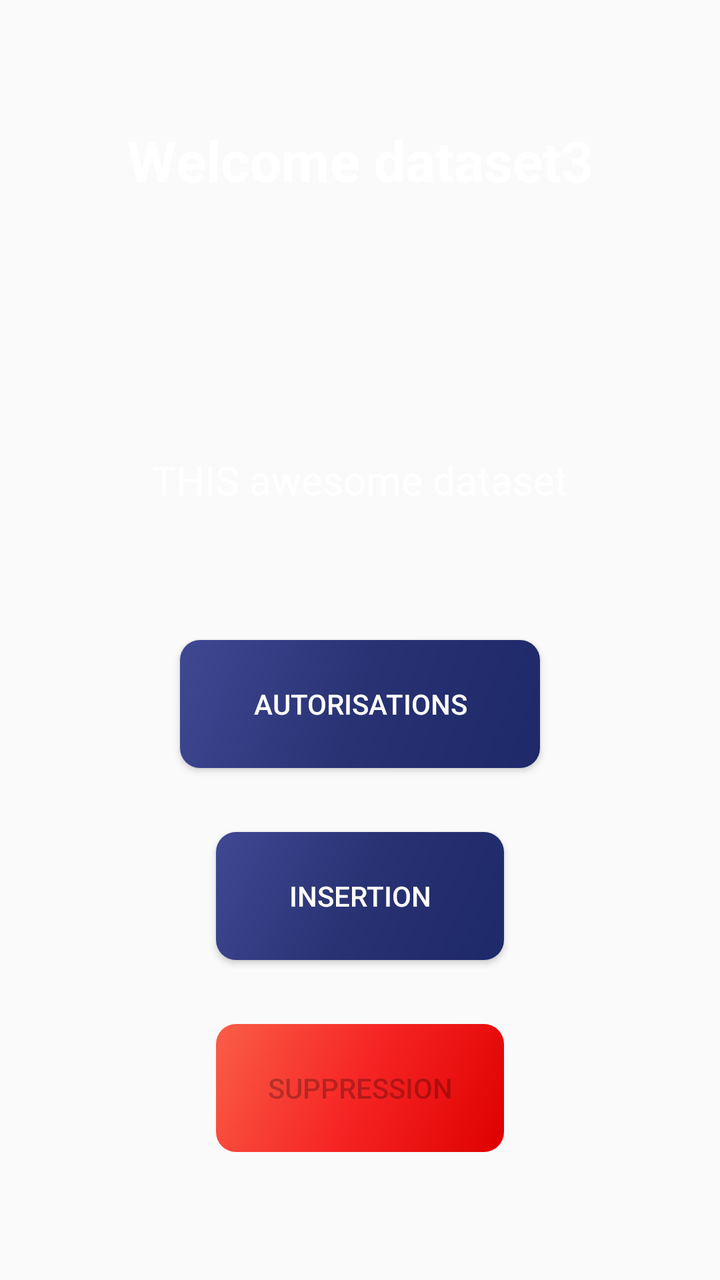
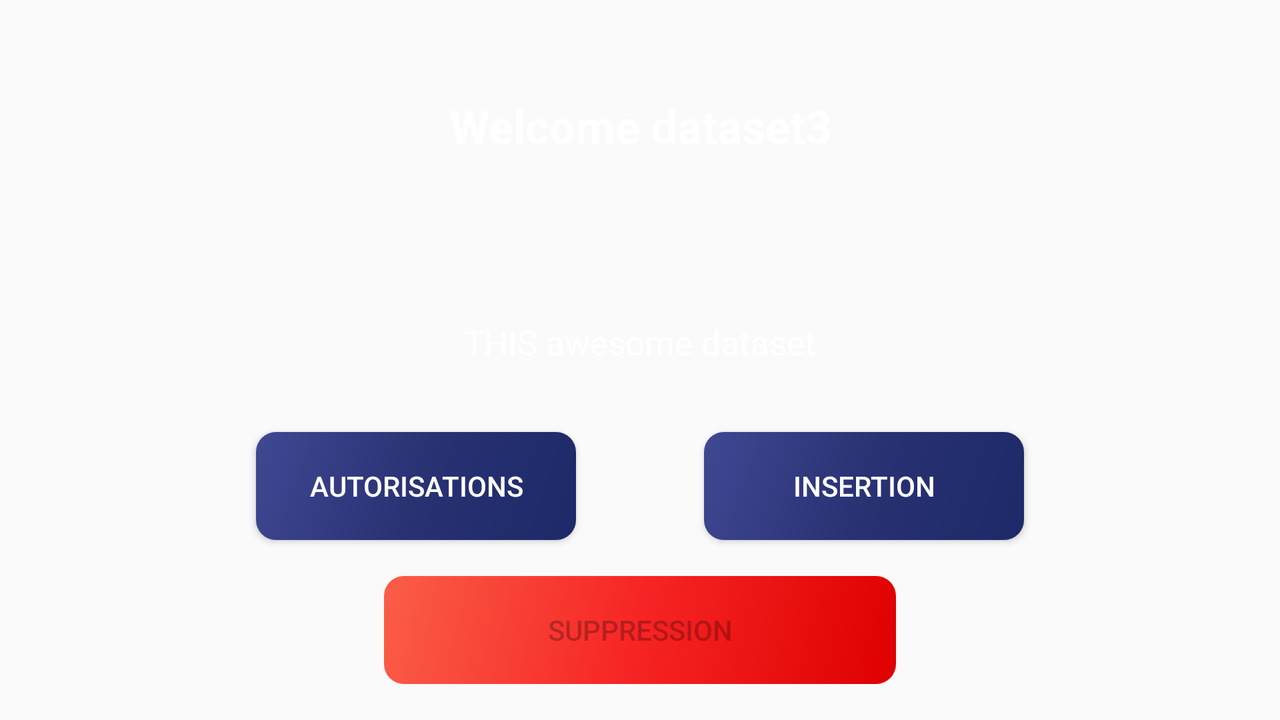

An Android layout and its configuration variant, each rendered on a device that would load it. The default file and the variant file are quoted in full after the pictures.
<!-- AndroidManifest.xml: application theme AppTheme -->
<!-- res/layout/fragment_dataset3.xml -->
<?xml version="1.0" encoding="utf-8"?>
<RelativeLayout xmlns:android="http://schemas.android.com/apk/res/android"
    xmlns:app="http://schemas.android.com/apk/res-auto"
    android:id="@+id/lay_dataset3"
    android:layout_width="match_parent"
    android:layout_height="match_parent">

    <androidx.constraintlayout.widget.ConstraintLayout
        android:layout_width="match_parent"
        android:layout_height="match_parent">

        <TextView
            android:id="@+id/title_dataset_3"
            android:layout_width="0dp"
            android:layout_height="0dp"
            android:gravity="center"
            android:text="@string/title_dataset3"
            android:textColor="@color/white"
            android:textSize="28sp"
            android:textStyle="bold"
            app:layout_constraintBottom_toBottomOf="@id/guideline_bottom_horizontal_titleDataset3"
            app:layout_constraintEnd_toStartOf="@+id/guideline_end_vertical_titleDataset3"
            app:layout_constraintStart_toStartOf="@+id/guideline_start_vertical_titleDataset3"
            app:layout_constraintTop_toTopOf="@id/guideline_top_horizontal_titleDataset3" />


        <androidx.constraintlayout.widget.Guideline
            android:id="@+id/guideline_start_vertical_titleDataset3"
            android:layout_width="wrap_content"
            android:layout_height="wrap_content"
            android:orientation="vertical"
            app:layout_constraintGuide_percent="0.1" />

        <androidx.constraintlayout.widget.Guideline
            android:id="@+id/guideline_end_vertical_titleDataset3"
            android:layout_width="wrap_content"
            android:layout_height="wrap_content"
            android:orientation="vertical"
            app:layout_constraintGuide_percent="0.9" />

        <androidx.constraintlayout.widget.Guideline
            android:id="@+id/guideline_top_horizontal_titleDataset3"
            android:layout_width="wrap_content"
            android:layout_height="wrap_content"
            android:orientation="horizontal"
            app:layout_constraintGuide_percent="0.0" />

        <androidx.constraintlayout.widget.Guideline
            android:id="@+id/guideline_bottom_horizontal_titleDataset3"
            android:layout_width="wrap_content"
            android:layout_height="wrap_content"
            android:orientation="horizontal"
            app:layout_constraintGuide_percent="0.25" />

        <TextView
            android:id="@+id/texte_dataset3"
            android:layout_width="0dp"
            android:layout_height="0dp"
            android:gravity="center"
            android:text="@string/texte_dataset1"
            android:textColor="@color/white"
            android:textSize="20sp"
            app:layout_constraintBottom_toBottomOf="@id/guideline_bottom_horizontal_texteDataset3"
            app:layout_constraintEnd_toStartOf="@+id/guideline_end_vertical_titleDataset3"
            app:layout_constraintStart_toStartOf="@+id/guideline_start_vertical_titleDataset3"
            app:layout_constraintTop_toTopOf="@id/guideline_top_horizontal_texteDataset3" />

        <androidx.constraintlayout.widget.Guideline
            android:id="@+id/guideline_top_horizontal_texteDataset3"
            android:layout_width="wrap_content"
            android:layout_height="wrap_content"
            android:orientation="horizontal"
            app:layout_constraintGuide_percent="0.25" />

        <androidx.constraintlayout.widget.Guideline
            android:id="@+id/guideline_bottom_horizontal_texteDataset3"
            android:layout_width="wrap_content"
            android:layout_height="wrap_content"
            android:orientation="horizontal"
            app:layout_constraintGuide_percent="0.50" />

        <Button
            android:id="@+id/btnAutorisationsDataset3"
            android:layout_width="0dp"
            android:layout_height="0dp"
            android:text="@string/btn_auth"
            android:textColor="@color/white"
            android:background="@drawable/custom_button_auth_insert"
            app:layout_constraintBottom_toBottomOf="@id/guideline_bottom_horizontal_buttonAutorisations3"
            app:layout_constraintEnd_toEndOf="@id/guideline_end_vertical_btn_autorisations3"
            app:layout_constraintStart_toStartOf="@id/guideline_start_vertical_btn_autorisations3"
            app:layout_constraintTop_toTopOf="@id/guideline_bottom_horizontal_texteDataset3">

        </Button>

        <Button
            android:id="@+id/btnInsertDataset3"
            android:layout_width="0dp"
            android:layout_height="0dp"
            android:text="@string/btn_insert"
            android:textColor="@color/white"
            android:background="@drawable/custom_button_auth_insert"
            app:layout_constraintBottom_toBottomOf="@id/guideline_bottom_horizontal_buttonDataset3"
            app:layout_constraintEnd_toEndOf="@id/guideline_end_vertical_buttonDataset3"
            app:layout_constraintStart_toStartOf="@id/guideline_start_vertical_buttonDataset3"
            app:layout_constraintTop_toTopOf="@id/guideline_top_horizontal_buttonDataset3">

        </Button>


        <Button
            android:id="@+id/btnDeleteDataset3"
            android:layout_width="0dp"
            android:layout_height="0dp"
            android:background="@drawable/custom_button_delete"
            android:enabled="false"
            android:text="@string/btn_delete"
            app:layout_constraintBottom_toBottomOf="@id/guideline_bottom_horizontal_buttonSuppression3"
            app:layout_constraintEnd_toEndOf="@id/guideline_end_vertical_buttonDataset3"
            app:layout_constraintStart_toStartOf="@id/guideline_start_vertical_buttonDataset3"
            app:layout_constraintTop_toTopOf="@id/guideline_top_horizontal_buttonSuppression3">

        </Button>


        <androidx.constraintlayout.widget.Guideline
            android:id="@+id/guideline_bottom_horizontal_buttonDataset3"
            android:layout_width="wrap_content"
            android:layout_height="wrap_content"
            android:orientation="horizontal"
            app:layout_constraintGuide_percent="0.75" />

        <androidx.constraintlayout.widget.Guideline
            android:id="@+id/guideline_top_horizontal_buttonDataset3"
            android:layout_width="wrap_content"
            android:layout_height="wrap_content"
            android:orientation="horizontal"
            app:layout_constraintGuide_percent="0.65" />

        <androidx.constraintlayout.widget.Guideline
            android:id="@+id/guideline_start_vertical_buttonDataset3"
            android:layout_width="wrap_content"
            android:layout_height="wrap_content"
            android:orientation="vertical"
            app:layout_constraintGuide_percent="0.30" />

        <androidx.constraintlayout.widget.Guideline
            android:id="@+id/guideline_end_vertical_buttonDataset3"
            android:layout_width="wrap_content"
            android:layout_height="wrap_content"
            android:orientation="vertical"
            app:layout_constraintGuide_percent="0.70" />

        <androidx.constraintlayout.widget.Guideline
            android:id="@+id/guideline_top_horizontal_buttonSuppression3"
            android:layout_width="wrap_content"
            android:layout_height="wrap_content"
            android:orientation="horizontal"
            app:layout_constraintGuide_percent="0.8" />


        <androidx.constraintlayout.widget.Guideline
            android:id="@+id/guideline_bottom_horizontal_buttonSuppression3"
            android:layout_width="wrap_content"
            android:layout_height="wrap_content"
            android:orientation="horizontal"
            app:layout_constraintGuide_percent="0.9" />

        <androidx.constraintlayout.widget.Guideline
            android:id="@+id/guideline_bottom_horizontal_buttonAutorisations3"
            android:layout_width="wrap_content"
            android:layout_height="wrap_content"
            android:orientation="horizontal"
            app:layout_constraintGuide_percent="0.6" />

        <androidx.constraintlayout.widget.Guideline
            android:id="@+id/guideline_end_vertical_btn_autorisations3"
            android:layout_width="wrap_content"
            android:layout_height="wrap_content"
            android:orientation="vertical"
            app:layout_constraintGuide_percent="0.75" />

        <androidx.constraintlayout.widget.Guideline
            android:id="@+id/guideline_start_vertical_btn_autorisations3"
            android:layout_width="wrap_content"
            android:layout_height="wrap_content"
            android:orientation="vertical"
            app:layout_constraintGuide_percent="0.25">
        </androidx.constraintlayout.widget.Guideline>

    </androidx.constraintlayout.widget.ConstraintLayout>


</RelativeLayout>
<!-- resources referenced by this layout -->
<resources>
  <color name="white">#FFFFFF</color>
  <!-- drawable custom_button_auth_insert (drawable) -->
  <?xml version="1.0" encoding="utf-8"?>
  <shape xmlns:android="http://schemas.android.com/apk/res/android"  android:shape="rectangle">
      <gradient
          android:angle="135"
          android:endColor="#404893"
          android:centerColor="#293273"
          android:startColor="#1d2969"
          android:type="linear">
      </gradient>
      <corners android:radius="10dp">
      </corners>
  </shape>
  <!-- drawable custom_button_delete (drawable) -->
  <?xml version="1.0" encoding="utf-8"?>
  <shape xmlns:android="http://schemas.android.com/apk/res/android"  android:shape="rectangle">
      <gradient
          android:angle="135"
          android:endColor="#FA5E48"
          android:centerColor="#F62424"
          android:startColor="#df0000"
          android:type="linear">
      </gradient>
      <corners android:radius="10dp">
      </corners>
  </shape>
  <string name="btn_auth">AUTORISATIONS</string>
  <string name="btn_delete">SUPPRESSION</string>
  <string name="btn_insert">INSERTION</string>
  <string name="texte_dataset1">THIS awesome dataset</string>
  <string name="title_dataset3">Welcome dataset3</string>
  <style name="AppTheme" parent="Theme.AppCompat.Light.DarkActionBar">
          
          <item name="colorPrimary">@color/kiosk_bordeau</item>
          <item name="colorPrimaryDark">@color/black</item>
          <item name="colorAccent">@color/colorAccent</item>
          <item name="android:navigationBarColor">@color/black</item>
          <item name="android:windowDrawsSystemBarBackgrounds">true</item>
          <item name="android:statusBarColor">@color/black</item>
      </style>
  <color name="kiosk_bordeau">#9B2424</color>
  <color name="black">#000000</color>
  <color name="colorAccent">#D81B60</color>
</resources>
<!-- res/layout-land/fragment_dataset3.xml (the repository's variant of the layout above) -->
<!-- drawn on the phone turned sideways -->
<?xml version="1.0" encoding="utf-8"?>
<RelativeLayout xmlns:android="http://schemas.android.com/apk/res/android"
    xmlns:app="http://schemas.android.com/apk/res-auto"
    android:id="@+id/lay_dataset3"
    android:layout_width="match_parent"
    android:layout_height="match_parent">

    <androidx.constraintlayout.widget.ConstraintLayout
        android:layout_width="match_parent"
        android:layout_height="match_parent">

        <TextView
            android:id="@+id/title_dataset_3"
            android:layout_width="0dp"
            android:layout_height="0dp"
            android:gravity="center"
            android:text="@string/title_dataset3"
            android:textColor="@color/white"
            android:textSize="23sp"
            android:textStyle="bold"
            app:layout_constraintBottom_toBottomOf="@id/guideline_bottom_horizontal_titleDataset3"
            app:layout_constraintEnd_toStartOf="@+id/guideline_end_vertical_titleDataset3"
            app:layout_constraintStart_toStartOf="@+id/guideline_start_vertical_titleDataset3"
            app:layout_constraintTop_toTopOf="@id/guideline_top_horizontal_titleDataset3" />


        <androidx.constraintlayout.widget.Guideline
            android:id="@+id/guideline_start_vertical_titleDataset3"
            android:layout_width="wrap_content"
            android:layout_height="wrap_content"
            android:orientation="vertical"
            app:layout_constraintGuide_percent="0.1" />

        <androidx.constraintlayout.widget.Guideline
            android:id="@+id/guideline_end_vertical_titleDataset3"
            android:layout_width="wrap_content"
            android:layout_height="wrap_content"
            android:orientation="vertical"
            app:layout_constraintGuide_percent="0.9" />

        <androidx.constraintlayout.widget.Guideline
            android:id="@+id/guideline_top_horizontal_titleDataset3"
            android:layout_width="wrap_content"
            android:layout_height="wrap_content"
            android:orientation="horizontal"
            app:layout_constraintGuide_percent="0.05" />

        <androidx.constraintlayout.widget.Guideline
            android:id="@+id/guideline_bottom_horizontal_titleDataset3"
            android:layout_width="wrap_content"
            android:layout_height="wrap_content"
            android:orientation="horizontal"
            app:layout_constraintGuide_percent="0.30" />

        <TextView
            android:id="@+id/texte_dataset3"
            android:layout_width="0dp"
            android:layout_height="0dp"
            android:gravity="center"
            android:text="@string/texte_dataset1"
            android:textColor="@color/white"
            android:textSize="17sp"
            app:layout_constraintBottom_toBottomOf="@id/guideline_bottom_horizontal_texteDataset3"
            app:layout_constraintEnd_toStartOf="@+id/guideline_end_vertical_titleDataset3"
            app:layout_constraintStart_toStartOf="@+id/guideline_start_vertical_titleDataset3"
            app:layout_constraintTop_toTopOf="@id/guideline_top_horizontal_texteDataset3" />

        <androidx.constraintlayout.widget.Guideline
            android:id="@+id/guideline_top_horizontal_texteDataset3"
            android:layout_width="wrap_content"
            android:layout_height="wrap_content"
            android:orientation="horizontal"
            app:layout_constraintGuide_percent="0.35" />

        <androidx.constraintlayout.widget.Guideline
            android:id="@+id/guideline_bottom_horizontal_texteDataset3"
            android:layout_width="wrap_content"
            android:layout_height="wrap_content"
            android:orientation="horizontal"
            app:layout_constraintGuide_percent="0.60" />

        <Button
            android:id="@+id/btnInsertDataset3"
            android:layout_width="0dp"
            android:layout_height="0dp"
            android:text="@string/btn_insert"
            android:textColor="@color/white"
            android:background="@drawable/custom_button_auth_insert"
            app:layout_constraintBottom_toBottomOf="@id/guideline_bottom_horizontal_buttonDataset3"
            app:layout_constraintEnd_toEndOf="@id/guideline_end_vertical_btn_insertDataset3"
            app:layout_constraintStart_toStartOf="@id/guideline_start_vertical_btn_insertDataset3"
            app:layout_constraintTop_toTopOf="@id/guideline_bottom_horizontal_texteDataset3">

        </Button>


        <Button
            android:id="@+id/btnAutorisationsDataset3"
            android:layout_width="0dp"
            android:layout_height="0dp"
            android:text="@string/btn_auth"
            android:textColor="@color/white"
            android:background="@drawable/custom_button_auth_insert"
            app:layout_constraintBottom_toBottomOf="@id/guideline_bottom_horizontal_buttonDataset3"
            app:layout_constraintEnd_toEndOf="@id/guideline_end_vertical_btn_autorisations3"
            app:layout_constraintStart_toStartOf="@+id/guideline_start_vertical_btn_autorisations3"
            app:layout_constraintTop_toTopOf="@id/guideline_bottom_horizontal_texteDataset3" />

        <Button
            android:id="@+id/btnDeleteDataset3"
            android:layout_width="0dp"
            android:layout_height="0dp"
            android:background="@drawable/custom_button_delete"
            android:enabled="false"
            android:text="@string/btn_delete"
            app:layout_constraintBottom_toBottomOf="@id/guideline_bottom_horizontal_buttonSuppression3"
            app:layout_constraintEnd_toEndOf="@id/guideline_end_vertical_buttonDataset3"
            app:layout_constraintStart_toStartOf="@id/guideline_start_vertical_buttonDataset3"
            app:layout_constraintTop_toTopOf="@id/guideline_top_horizontal_buttonSuppression3">

        </Button>


        <androidx.constraintlayout.widget.Guideline
            android:id="@+id/guideline_bottom_horizontal_buttonDataset3"
            android:layout_width="wrap_content"
            android:layout_height="wrap_content"
            android:orientation="horizontal"
            app:layout_constraintGuide_percent="0.75" />

        <androidx.constraintlayout.widget.Guideline
            android:id="@+id/guideline_start_vertical_buttonDataset3"
            android:layout_width="wrap_content"
            android:layout_height="wrap_content"
            android:orientation="vertical"
            app:layout_constraintGuide_percent="0.30" />

        <androidx.constraintlayout.widget.Guideline
            android:id="@+id/guideline_end_vertical_buttonDataset3"
            android:layout_width="wrap_content"
            android:layout_height="wrap_content"
            android:orientation="vertical"
            app:layout_constraintGuide_percent="0.70" />

        <androidx.constraintlayout.widget.Guideline
            android:id="@+id/guideline_top_horizontal_buttonSuppression3"
            android:layout_width="wrap_content"
            android:layout_height="wrap_content"
            android:orientation="horizontal"
            app:layout_constraintGuide_percent="0.8" />


        <androidx.constraintlayout.widget.Guideline
            android:id="@+id/guideline_bottom_horizontal_buttonSuppression3"
            android:layout_width="wrap_content"
            android:layout_height="wrap_content"
            android:orientation="horizontal"
            app:layout_constraintGuide_percent="0.95" />

        <androidx.constraintlayout.widget.Guideline
            android:id="@+id/guideline_end_vertical_btn_autorisations3"
            android:layout_width="wrap_content"
            android:layout_height="wrap_content"
            android:orientation="vertical"
            app:layout_constraintGuide_percent="0.45" />

        <androidx.constraintlayout.widget.Guideline
            android:id="@+id/guideline_start_vertical_btn_autorisations3"
            android:layout_width="wrap_content"
            android:layout_height="wrap_content"
            android:orientation="vertical"
            app:layout_constraintGuide_percent="0.20" />

        <androidx.constraintlayout.widget.Guideline
            android:id="@+id/guideline_start_vertical_btn_insertDataset3"
            android:layout_width="wrap_content"
            android:layout_height="wrap_content"
            android:orientation="vertical"
            app:layout_constraintGuide_percent="0.55" />

        <androidx.constraintlayout.widget.Guideline
            android:id="@+id/guideline_end_vertical_btn_insertDataset3"
            android:layout_width="wrap_content"
            android:layout_height="wrap_content"
            android:orientation="vertical"
            app:layout_constraintGuide_percent="0.80" />


    </androidx.constraintlayout.widget.ConstraintLayout>


</RelativeLayout>
